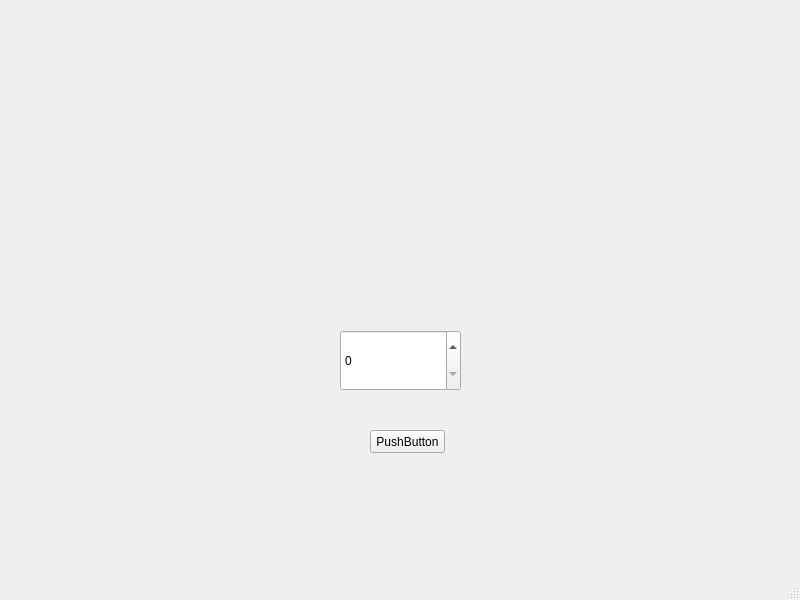
<?xml version="1.0" encoding="UTF-8"?>
<ui version="4.0">
 <class>MainWindow</class>
 <widget class="QMainWindow" name="MainWindow">
  <property name="geometry">
   <rect>
    <x>0</x>
    <y>0</y>
    <width>800</width>
    <height>600</height>
   </rect>
  </property>
  <property name="windowTitle">
   <string>MainWindow</string>
  </property>
  <widget class="QWidget" name="centralwidget">
   <widget class="QSpinBox" name="spinBox">
    <property name="geometry">
     <rect>
      <x>340</x>
      <y>330</y>
      <width>121</width>
      <height>61</height>
     </rect>
    </property>
   </widget>
   <widget class="QPushButton" name="pushButton">
    <property name="geometry">
     <rect>
      <x>370</x>
      <y>430</y>
      <width>75</width>
      <height>23</height>
     </rect>
    </property>
    <property name="text">
     <string>PushButton</string>
    </property>
   </widget>
  </widget>
  <widget class="QMenuBar" name="menubar">
   <property name="geometry">
    <rect>
     <x>0</x>
     <y>0</y>
     <width>800</width>
     <height>23</height>
    </rect>
   </property>
  </widget>
  <widget class="QStatusBar" name="statusbar"/>
 </widget>
 <resources/>
 <connections/>
</ui>
